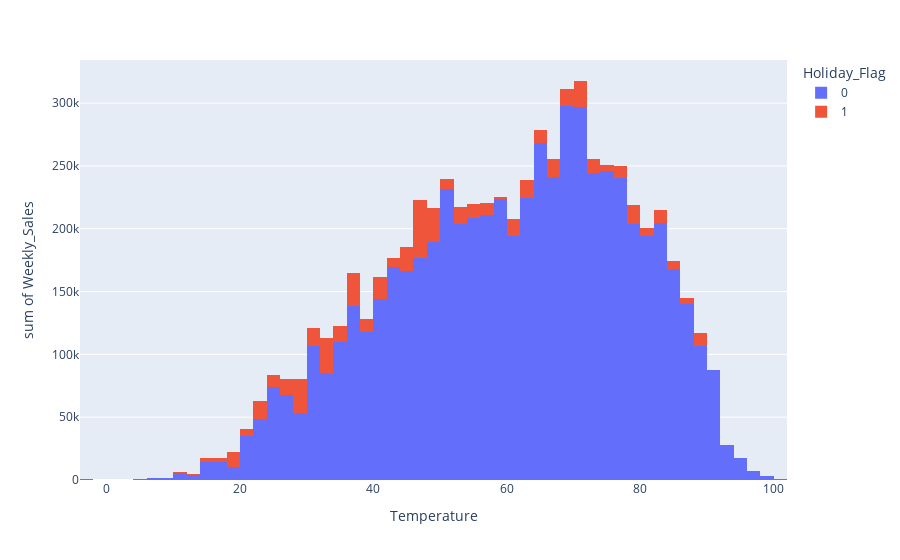

This figure's notebook cell:
### Code cell
px.histogram(wal, x='Temperature', y ='Weekly_Sales',color='Holiday_Flag')#, marginal='box')

### Figure 1 — Plotly figure (JSON) as saved in the notebook; plotly's stock layout.template omitted (floating-point values rounded to 4 significant figures; data arrays with more than 128 entries replaced by an {"elided": "..."} marker saying what was removed)
{"data": [{"alignmentgroup": "True", "bingroup": "x", "histfunc": "sum", "hovertemplate": "Holiday_Flag=0<br>Temperature=%{x}<br>sum of Weekly_Sales=%{y}<extra></extra>", "legendgroup": "0", "marker": {"color": "#636efa", "pattern": {"shape": ""}}, "name": "0", "offsetgroup": "0", "orientation": "v", "showlegend": true, "type": "histogram", "x": {"elided": "5985 float values"}, "xaxis": "x", "y": {"elided": "5985 float values"}, "yaxis": "y"}, {"alignmentgroup": "True", "bingroup": "x", "histfunc": "sum", "hovertemplate": "Holiday_Flag=1<br>Temperature=%{x}<br>sum of Weekly_Sales=%{y}<extra></extra>", "legendgroup": "1", "marker": {"color": "#EF553B", "pattern": {"shape": ""}}, "name": "1", "offsetgroup": "1", "orientation": "v", "showlegend": true, "type": "histogram", "x": {"elided": "450 float values"}, "xaxis": "x", "y": {"elided": "450 float values"}, "yaxis": "y"}], "layout": {"barmode": "relative", "legend": {"title": {"text": "Holiday_Flag"}, "tracegroupgap": 0}, "margin": {"t": 60}, "xaxis": {"anchor": "y", "domain": [0, 1], "title": {"text": "Temperature"}}, "yaxis": {"anchor": "x", "domain": [0, 1], "title": {"text": "sum of Weekly_Sales"}}}}
